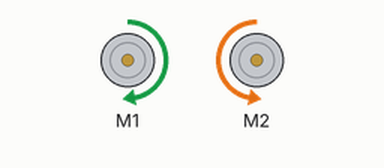
A sketch run on a simulated Arduino Leonardo, built with avr-gcc and run on an emulated ATmega32U4. On the bench: 2 × DC motor (green arrow = forward, orange = backward, longer = faster). Random numbers use the default seed unless the sketch sets one; what the sketch prints to the serial monitor is not drawn.

Above: at 0.1 s.
Timing chart, 0 to 1.6 s (numbered marks = the images above):
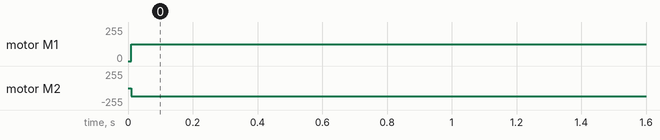

Measured:
- by itself, motor M1: stopped → forward 127/255 at 0.01 s
- by itself, motor M2: stopped → backward 127/255 at 0.01 s

The sketch:

zumobot-sumoring.ino
```cpp
#include <Zumo32U4.h>

// Reflectance Sensor Settings
#define NUM_SENSORS 5
unsigned int sensor_values[NUM_SENSORS];
// This might need to be tuned for different lighting conditions, surfaces, etc.
// Low = good
#define QTR_THRESHOLD  300 // microseconds
const int SENSOR_LEFT_OUTER = 0;
const int SENSOR_RIGHT_OUTER = 4;
Zumo32U4LineSensors sensors;

// Motor Settings
Zumo32U4Motors motors;

const int FULL_SPEED = 200;

unsigned int sensorValues[NUM_SENSORS];
void setup() {
 Serial.begin(115200);
 Serial.print("Motors on \n");
 sensors.initFiveSensors();
 motors.setSpeeds(FULL_SPEED, FULL_SPEED);
}
void spinRight(int randNumber)
{
  motors.setSpeeds(FULL_SPEED, -FULL_SPEED);
  delay(randNumber);
}
void spinLeft(int randNumber)
{
  motors.setSpeeds(-FULL_SPEED, FULL_SPEED);
  delay(randNumber);
}
void goForward()
{
   motors.setSpeeds(FULL_SPEED, FULL_SPEED);
   delay(0.01);
}
int getSensorReading(int sensor) {
 updateSensorValues();
 return sensorValues[sensor];
}
void updateSensorValues() {
 sensors.read(sensorValues);
}
void loop() {

 int randNumber = random(500, 1000);
 updateSensorValues();
 int leftSensor = sensorValues[SENSOR_LEFT_OUTER];
 int rightSensor = sensorValues[SENSOR_RIGHT_OUTER];

 int leftSensorValue = getSensorReading(SENSOR_LEFT_OUTER);
 int rightSensorValue = getSensorReading(SENSOR_RIGHT_OUTER);


 // Add moving logic with light sensor values
 Serial.println(leftSensorValue);
 Serial.println(rightSensorValue);
 if (leftSensorValue <= QTR_THRESHOLD) {
    spinRight(randNumber);
 } else if (rightSensorValue <= QTR_THRESHOLD) {
    spinLeft(randNumber);
 } else {
  goForward();
 }
}
```
